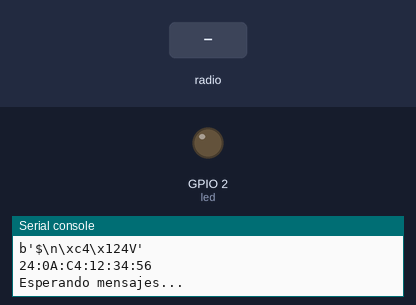
This program was run on a simulated ESP32 board running MicroPython. Parts: output pins drawn as LEDs (lit = HIGH), the last lines printed to the serial console. Inputs (shaded band) come from the test bench.

Above: at 1.2 s.
1.3 s: radio message "ON" arrives
At 1.7 s:
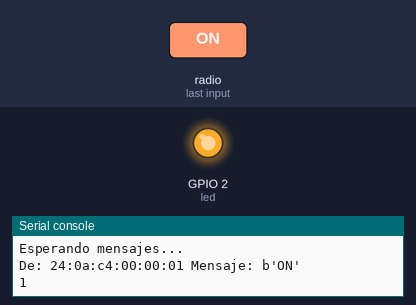
Timing chart, 0 to 4.3 s (numbered marks = the images above; inputs shaded):
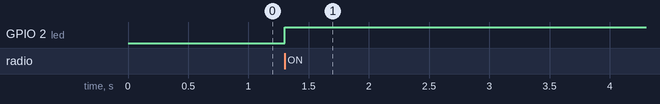

The program:

main.py
```python
import network
import espnow
from machine import Pin

# Extra
frst = False
cntBtn = 0

# Configura Wi-Fi en modo estación (STA_IF)
sta = network.WLAN(network.STA_IF)
sta.active(True)
sta.config(channel=1)  # mismo canal que el transmisor

# Inicializa ESP-NOW
e = espnow.ESPNow()
e.active(True)

led = Pin(2, Pin.OUT)

print("Esperando mensajes...")

while True:
    host, msg = e.recv(timeout_ms=2000)  # espera 2 segundos

    if msg is None:
        continue  # no llegó nada, sigue esperando

    # Muestra el mensaje recibido y la MAC del emisor
    if not frst:
        print("De:", ':'.join('{:02x}'.format(b) for b in host), "Mensaje:", msg)
        frst = True
    else:
        print(" \n",msg.decode(), end=" ")

    if msg == b"ON":
        cntBtn+= 1
        print(cntBtn, end="")
        led.value(1)
    else:
        led.value(0)


    # Si llega el mensaje de finalización, rompe el bucle
    if msg == b'end':
        print("Mensaje de finalización recibido. Saliendo...")
        break
```

boot.py
```python
import network

wlan = network.WLAN(network.STA_IF)  # interfaz WiFi en modo estación
mac = wlan.config('mac')             # devuelve bytes

print(mac)                           # formato raw (bytes)
print(':'.join('{:02X}'.format(b) for b in mac))  # formato legible
```

Measured:
- after the input at 1.3 s, GPIO 2 (led): LOW → HIGH at once
